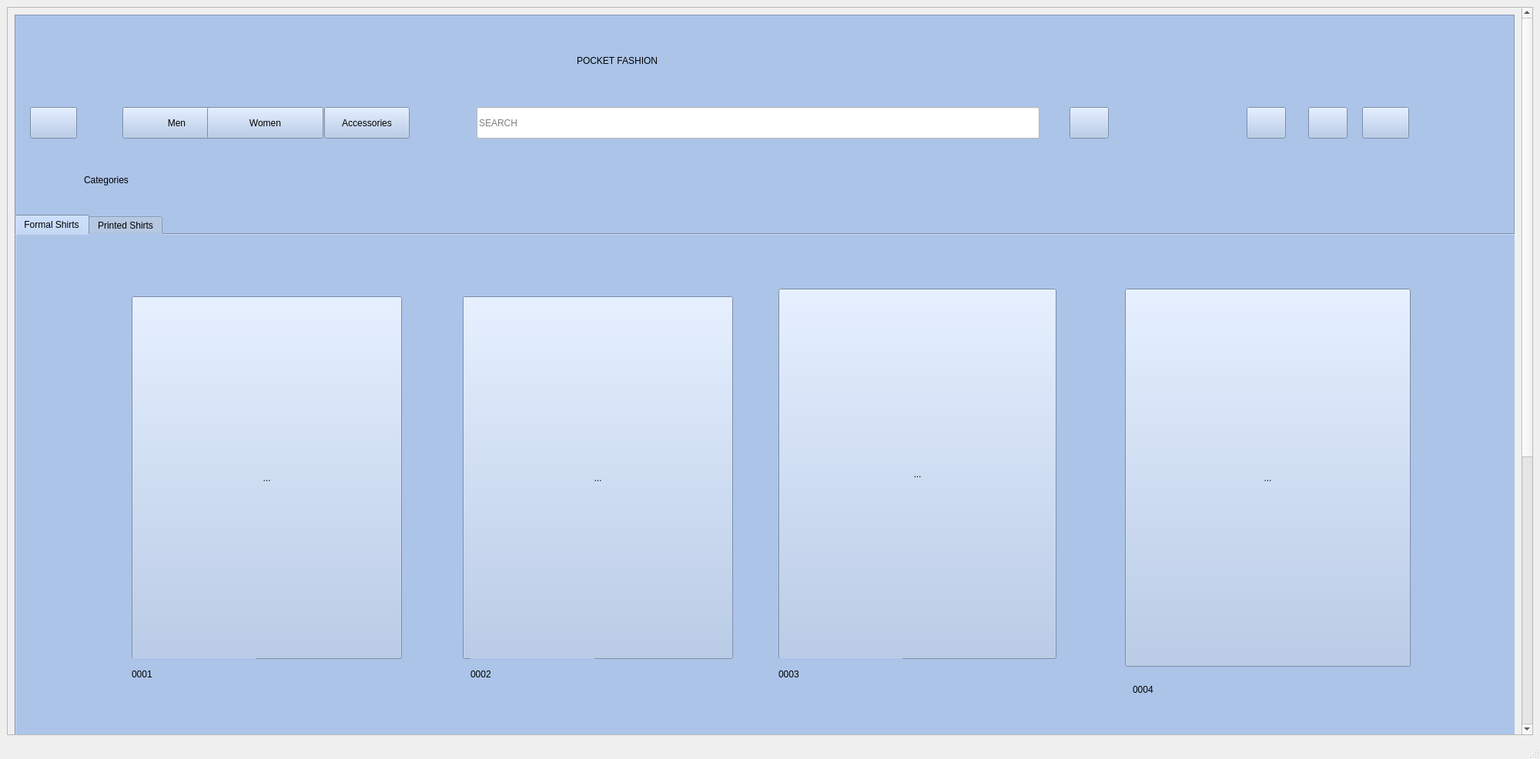
<?xml version="1.0" encoding="UTF-8"?>
<ui version="4.0">
 <class>MainWindow</class>
 <widget class="QMainWindow" name="MainWindow">
  <property name="geometry">
   <rect>
    <x>0</x>
    <y>0</y>
    <width>2000</width>
    <height>986</height>
   </rect>
  </property>
  <property name="minimumSize">
   <size>
    <width>0</width>
    <height>0</height>
   </size>
  </property>
  <property name="windowTitle">
   <string>MainWindow</string>
  </property>
  <widget class="QWidget" name="centralwidget">
   <layout class="QHBoxLayout" name="horizontalLayout">
    <item>
     <widget class="QScrollArea" name="scrollArea">
      <property name="widgetResizable">
       <bool>true</bool>
      </property>
      <widget class="QWidget" name="scrollAreaWidgetContents">
       <property name="geometry">
        <rect>
         <x>0</x>
         <y>0</y>
         <width>1959</width>
         <height>1518</height>
        </rect>
       </property>
       <layout class="QHBoxLayout" name="horizontalLayout_2">
        <item>
         <widget class="QFrame" name="frame">
          <property name="minimumSize">
           <size>
            <width>0</width>
            <height>1500</height>
           </size>
          </property>
          <property name="styleSheet">
           <string notr="true">background-color: rgb(172, 196, 232);</string>
          </property>
          <property name="frameShape">
           <enum>QFrame::StyledPanel</enum>
          </property>
          <property name="frameShadow">
           <enum>QFrame::Raised</enum>
          </property>
          <widget class="QLabel" name="label">
           <property name="geometry">
            <rect>
             <x>730</x>
             <y>30</y>
             <width>441</width>
             <height>61</height>
            </rect>
           </property>
           <property name="styleSheet">
            <string notr="true">font: 75 32pt &quot;Times New Roman&quot;;</string>
           </property>
           <property name="text">
            <string>&lt;html&gt;&lt;head/&gt;&lt;body&gt;&lt;p&gt;POCKET FASHION&lt;/p&gt;&lt;/body&gt;&lt;/html&gt;</string>
           </property>
          </widget>
          <widget class="QLabel" name="label_2">
           <property name="geometry">
            <rect>
             <x>90</x>
             <y>180</y>
             <width>151</width>
             <height>71</height>
            </rect>
           </property>
           <property name="styleSheet">
            <string notr="true">font: 26pt &quot;Gabriola&quot;;</string>
           </property>
           <property name="text">
            <string>&lt;html&gt;&lt;head/&gt;&lt;body&gt;&lt;p&gt;Categories&lt;/p&gt;&lt;/body&gt;&lt;/html&gt;</string>
           </property>
          </widget>
          <widget class="QLabel" name="label_10">
           <property name="geometry">
            <rect>
             <x>10</x>
             <y>10</y>
             <width>111</width>
             <height>91</height>
            </rect>
           </property>
           <property name="text">
            <string/>
           </property>
           <property name="pixmap">
            <pixmap>../../../../Downloads/pf.png</pixmap>
           </property>
          </widget>
          <widget class="QPushButton" name="pushButton_10">
           <property name="geometry">
            <rect>
             <x>1370</x>
             <y>120</y>
             <width>51</width>
             <height>41</height>
            </rect>
           </property>
           <property name="text">
            <string/>
           </property>
           <property name="icon">
            <iconset>
             <normaloff>../../../Downloads/feather (1)/search.svg</normaloff>../../../Downloads/feather (1)/search.svg</iconset>
           </property>
           <property name="iconSize">
            <size>
             <width>32</width>
             <height>32</height>
            </size>
           </property>
          </widget>
          <widget class="QPushButton" name="pushButton_5">
           <property name="geometry">
            <rect>
             <x>1600</x>
             <y>120</y>
             <width>51</width>
             <height>41</height>
            </rect>
           </property>
           <property name="text">
            <string/>
           </property>
           <property name="icon">
            <iconset>
             <normaloff>../../../Downloads/feather (1)/heart.svg</normaloff>../../../Downloads/feather (1)/heart.svg</iconset>
           </property>
           <property name="iconSize">
            <size>
             <width>32</width>
             <height>32</height>
            </size>
           </property>
          </widget>
          <widget class="QPushButton" name="pushButton_6">
           <property name="geometry">
            <rect>
             <x>1680</x>
             <y>120</y>
             <width>51</width>
             <height>41</height>
            </rect>
           </property>
           <property name="text">
            <string/>
           </property>
           <property name="icon">
            <iconset>
             <normaloff>../../../Downloads/feather (1)/shopping-cart.svg</normaloff>../../../Downloads/feather (1)/shopping-cart.svg</iconset>
           </property>
           <property name="iconSize">
            <size>
             <width>32</width>
             <height>32</height>
            </size>
           </property>
          </widget>
          <widget class="QPushButton" name="login">
           <property name="geometry">
            <rect>
             <x>1750</x>
             <y>120</y>
             <width>61</width>
             <height>41</height>
            </rect>
           </property>
           <property name="text">
            <string/>
           </property>
           <property name="icon">
            <iconset>
             <normaloff>../../../Downloads/feather (1)/log-in.svg</normaloff>../../../Downloads/feather (1)/log-in.svg</iconset>
           </property>
           <property name="iconSize">
            <size>
             <width>32</width>
             <height>32</height>
            </size>
           </property>
          </widget>
          <widget class="QPushButton" name="men">
           <property name="geometry">
            <rect>
             <x>140</x>
             <y>120</y>
             <width>141</width>
             <height>41</height>
            </rect>
           </property>
           <property name="styleSheet">
            <string notr="true">font: 16pt &quot;Gabriola&quot;;</string>
           </property>
           <property name="text">
            <string>Men</string>
           </property>
          </widget>
          <widget class="QPushButton" name="women">
           <property name="geometry">
            <rect>
             <x>250</x>
             <y>120</y>
             <width>151</width>
             <height>41</height>
            </rect>
           </property>
           <property name="styleSheet">
            <string notr="true">font: 16pt &quot;Gabriola&quot;;</string>
           </property>
           <property name="text">
            <string>Women</string>
           </property>
          </widget>
          <widget class="QPushButton" name="accessories">
           <property name="geometry">
            <rect>
             <x>402</x>
             <y>120</y>
             <width>111</width>
             <height>41</height>
            </rect>
           </property>
           <property name="styleSheet">
            <string notr="true">font: 16pt &quot;Gabriola&quot;;</string>
           </property>
           <property name="text">
            <string>Accessories</string>
           </property>
          </widget>
          <widget class="QPushButton" name="back">
           <property name="geometry">
            <rect>
             <x>20</x>
             <y>120</y>
             <width>61</width>
             <height>41</height>
            </rect>
           </property>
           <property name="text">
            <string/>
           </property>
           <property name="icon">
            <iconset>
             <normaloff>../../../Downloads/feather (1)/chevron-left.svg</normaloff>../../../Downloads/feather (1)/chevron-left.svg</iconset>
           </property>
           <property name="iconSize">
            <size>
             <width>32</width>
             <height>32</height>
            </size>
           </property>
          </widget>
          <widget class="QTabWidget" name="tabWidget">
           <property name="geometry">
            <rect>
             <x>0</x>
             <y>260</y>
             <width>2091</width>
             <height>1751</height>
            </rect>
           </property>
           <property name="styleSheet">
            <string notr="true">font: 16pt &quot;Segoe Print&quot;;</string>
           </property>
           <property name="currentIndex">
            <number>0</number>
           </property>
           <widget class="QWidget" name="tab">
            <attribute name="title">
             <string>Formal Shirts</string>
            </attribute>
            <widget class="QToolButton" name="formal1">
             <property name="geometry">
              <rect>
               <x>150</x>
               <y>80</y>
               <width>351</width>
               <height>471</height>
              </rect>
             </property>
             <property name="text">
              <string>...</string>
             </property>
             <property name="icon">
              <iconset>
               <normaloff>../Outfits/plshirt1.jpeg</normaloff>../Outfits/plshirt1.jpeg</iconset>
             </property>
             <property name="iconSize">
              <size>
               <width>600</width>
               <height>600</height>
              </size>
             </property>
            </widget>
            <widget class="QToolButton" name="formal2">
             <property name="geometry">
              <rect>
               <x>580</x>
               <y>80</y>
               <width>351</width>
               <height>471</height>
              </rect>
             </property>
             <property name="text">
              <string>...</string>
             </property>
             <property name="icon">
              <iconset>
               <normaloff>../Outfits/plshirt2.jpeg</normaloff>../Outfits/plshirt2.jpeg</iconset>
             </property>
             <property name="iconSize">
              <size>
               <width>600</width>
               <height>600</height>
              </size>
             </property>
            </widget>
            <widget class="QToolButton" name="formal3">
             <property name="geometry">
              <rect>
               <x>990</x>
               <y>70</y>
               <width>361</width>
               <height>481</height>
              </rect>
             </property>
             <property name="text">
              <string>...</string>
             </property>
             <property name="icon">
              <iconset>
               <normaloff>../Outfits/plshirt3.jpeg</normaloff>../Outfits/plshirt3.jpeg</iconset>
             </property>
             <property name="iconSize">
              <size>
               <width>600</width>
               <height>600</height>
              </size>
             </property>
            </widget>
            <widget class="QToolButton" name="formal4">
             <property name="geometry">
              <rect>
               <x>1440</x>
               <y>70</y>
               <width>371</width>
               <height>491</height>
              </rect>
             </property>
             <property name="text">
              <string>...</string>
             </property>
             <property name="icon">
              <iconset>
               <normaloff>../Outfits/plshirt4.jpeg</normaloff>../Outfits/plshirt4.jpeg</iconset>
             </property>
             <property name="iconSize">
              <size>
               <width>600</width>
               <height>600</height>
              </size>
             </property>
            </widget>
            <widget class="QLabel" name="codef1">
             <property name="geometry">
              <rect>
               <x>150</x>
               <y>550</y>
               <width>161</width>
               <height>41</height>
              </rect>
             </property>
             <property name="text">
              <string>0001</string>
             </property>
            </widget>
            <widget class="QLabel" name="codef2">
             <property name="geometry">
              <rect>
               <x>590</x>
               <y>550</y>
               <width>161</width>
               <height>41</height>
              </rect>
             </property>
             <property name="text">
              <string>0002</string>
             </property>
            </widget>
            <widget class="QLabel" name="codef3">
             <property name="geometry">
              <rect>
               <x>990</x>
               <y>550</y>
               <width>161</width>
               <height>41</height>
              </rect>
             </property>
             <property name="text">
              <string>0003</string>
             </property>
            </widget>
            <widget class="QLabel" name="codef4">
             <property name="geometry">
              <rect>
               <x>1450</x>
               <y>570</y>
               <width>161</width>
               <height>41</height>
              </rect>
             </property>
             <property name="text">
              <string>0004</string>
             </property>
            </widget>
           </widget>
           <widget class="QWidget" name="tab_2">
            <attribute name="title">
             <string>Printed Shirts</string>
            </attribute>
            <widget class="QToolButton" name="printed1">
             <property name="geometry">
              <rect>
               <x>90</x>
               <y>100</y>
               <width>351</width>
               <height>451</height>
              </rect>
             </property>
             <property name="text">
              <string>...</string>
             </property>
             <property name="icon">
              <iconset>
               <normaloff>../Outfits/prshirt1.jpeg</normaloff>../Outfits/prshirt1.jpeg</iconset>
             </property>
             <property name="iconSize">
              <size>
               <width>600</width>
               <height>600</height>
              </size>
             </property>
            </widget>
            <widget class="QToolButton" name="printed2">
             <property name="geometry">
              <rect>
               <x>550</x>
               <y>100</y>
               <width>311</width>
               <height>461</height>
              </rect>
             </property>
             <property name="text">
              <string>...</string>
             </property>
             <property name="icon">
              <iconset>
               <normaloff>../Outfits/prshirt2.jpeg</normaloff>../Outfits/prshirt2.jpeg</iconset>
             </property>
             <property name="iconSize">
              <size>
               <width>600</width>
               <height>600</height>
              </size>
             </property>
            </widget>
            <widget class="QToolButton" name="printed4">
             <property name="geometry">
              <rect>
               <x>1470</x>
               <y>100</y>
               <width>311</width>
               <height>461</height>
              </rect>
             </property>
             <property name="text">
              <string>...</string>
             </property>
             <property name="icon">
              <iconset>
               <normaloff>../Outfits/prshirt4.jpeg</normaloff>../Outfits/prshirt4.jpeg</iconset>
             </property>
             <property name="iconSize">
              <size>
               <width>600</width>
               <height>600</height>
              </size>
             </property>
            </widget>
            <widget class="QToolButton" name="printed3">
             <property name="geometry">
              <rect>
               <x>970</x>
               <y>100</y>
               <width>361</width>
               <height>461</height>
              </rect>
             </property>
             <property name="text">
              <string>...</string>
             </property>
             <property name="icon">
              <iconset>
               <normaloff>../Outfits/prshirt3.jpeg</normaloff>../Outfits/prshirt3.jpeg</iconset>
             </property>
             <property name="iconSize">
              <size>
               <width>600</width>
               <height>600</height>
              </size>
             </property>
            </widget>
           </widget>
          </widget>
          <widget class="QLabel" name="codee">
           <property name="geometry">
            <rect>
             <x>1820</x>
             <y>120</y>
             <width>91</width>
             <height>41</height>
            </rect>
           </property>
           <property name="styleSheet">
            <string notr="true">font: 16pt &quot;MS Shell Dlg 2&quot;;</string>
           </property>
           <property name="text">
            <string/>
           </property>
          </widget>
          <widget class="QLineEdit" name="lineEdit">
           <property name="geometry">
            <rect>
             <x>600</x>
             <y>120</y>
             <width>731</width>
             <height>41</height>
            </rect>
           </property>
           <property name="styleSheet">
            <string notr="true">background-color: rgb(255, 255, 255);</string>
           </property>
           <property name="placeholderText">
            <string>SEARCH</string>
           </property>
          </widget>
         </widget>
        </item>
       </layout>
      </widget>
     </widget>
    </item>
   </layout>
  </widget>
  <widget class="QStatusBar" name="statusbar"/>
 </widget>
 <resources/>
 <connections/>
</ui>
